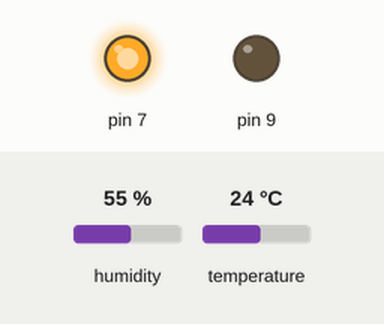
This sketch was run on a simulated Arduino Uno, built with avr-gcc and run on an emulated ATmega328P. On the bench: output pins drawn as LEDs (lit = HIGH). The inputs (shaded band) are chosen by the test bench; at power-on: temperature 24 °C, humidity 55 %. What the sketch prints to the serial monitor is not drawn.

Above: at 4.8 s.
4.9 s: temperature set to 33 °C
At 6.5 s:
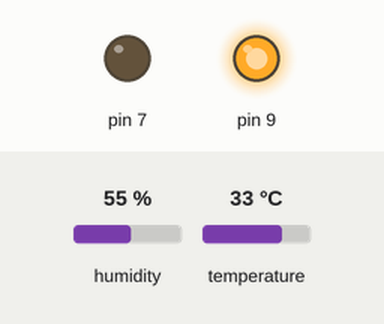
7.9 s: temperature set to 12 °C
At 8.9 s:
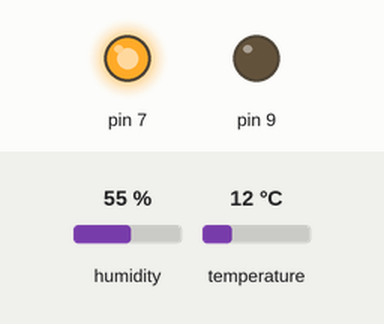
10.9 s: temperature set to 28 °C
At 12.4 s:
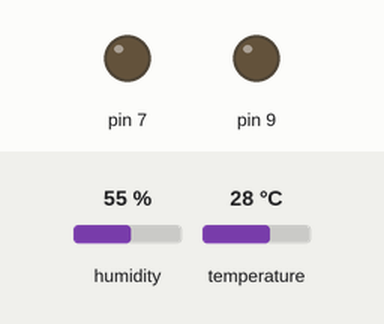
Timing chart, 0 to 13.9 s (numbered marks = the images above; inputs shaded):
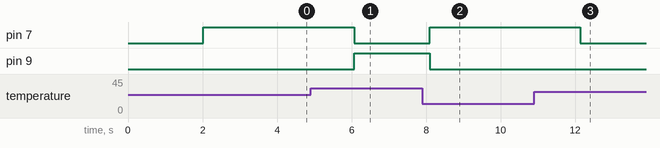

The sketch:

TempHum_VB.ino
```cpp
#include "DHT.h"

// CONSTRUCTOR DEL OBJETO DHT RECIBE EL PIN EN EL QUE SE CONECTA EL SENSOR
// Y TAMBIEN RECIBE EL TIPO DE SENSOR QUE VAMOS A CONECTAR
DHT dht(2, DHT11);

void setup() {
  // PREPARAR LA COMUNICACION SERIAL
  Serial.begin(9600);
  Serial.println("Prueba del sensor DHT11");
    //foco
   pinMode(7,OUTPUT);
//ventilador
  pinMode(9,OUTPUT);
  // PREPARAR LA LIBRERIA PARA COMUNICARSE CON EL SENSOR
  dht.begin();
}

void loop() {
  // ESPERAR ENTRE MEDICIONES, NECESARIO PARA EL BUEN FUNCIONAMIENTO
  delay(2000);

  // LEER LA HUMEDAD USANDO EL METRODO READHUMIDITY
  float h = dht.readHumidity();
  // LEER LA TEMPERATURA USANDO EL METRODO READTEMPERATURE
  float t = dht.readTemperature();

  // REVISAR QUE LOS RESULTADOS SEAN VALORES NUMERICOS VALIDOS, INDICANDO QUE LA COMUNICACION ES CORRECTA
  if (isnan(h) || isnan(t)) {
    Serial.println("Falla al leer el sensor DHT11!");
    return;
  }


  //Serial.print("Temperatura: ");
  Serial.print(t,0);
  //Serial.print(" *C ");

  if (t<28) {
    digitalWrite(7,HIGH);
    digitalWrite(9,LOW);
  }
  else {
    if (t>28){
      digitalWrite(7,LOW);
      digitalWrite(9,HIGH);
    }
   else {
    digitalWrite(7,LOW);
    digitalWrite(9,LOW);
   }
  }


  // IMPRIMIR RESULTADO AL MONITOR SERIAL
  //Serial.print("Humedad: ");
//Serial.print(h,0);
  //Serial.print(" %");
  //Serial.print("Temperatura: ");
  //Serial.print(t);
  //Serial.println(" °C");
}
```

Measured:
- after the input at 4.9 s, pin 7: HIGH → LOW after 1.2 s; pin 9: LOW → HIGH after 1.2 s
- after the input at 7.9 s, pin 7: LOW → HIGH after 0.19 s; pin 9: HIGH → LOW after 0.19 s
- after the input at 10.9 s, pin 7: HIGH → LOW after 1.2 s
